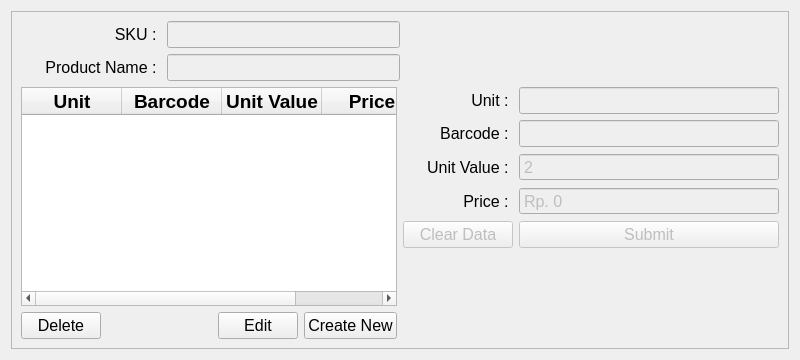
<?xml version="1.0" encoding="UTF-8"?>
<ui version="4.0">
 <class>Form</class>
 <widget class="QWidget" name="Form">
  <property name="geometry">
   <rect>
    <x>0</x>
    <y>0</y>
    <width>800</width>
    <height>360</height>
   </rect>
  </property>
  <property name="windowTitle">
   <string>Price Unit</string>
  </property>
  <layout class="QGridLayout" name="gridLayout_2">
   <item row="0" column="0">
    <widget class="QFrame" name="frame">
     <property name="frameShape">
      <enum>QFrame::StyledPanel</enum>
     </property>
     <property name="frameShadow">
      <enum>QFrame::Raised</enum>
     </property>
     <layout class="QGridLayout" name="gridLayout">
      <item row="0" column="0">
       <layout class="QVBoxLayout" name="verticalLayout_2">
        <item>
         <layout class="QHBoxLayout" name="horizontalLayout_2">
          <item>
           <layout class="QFormLayout" name="formLayout">
            <item row="0" column="0">
             <widget class="QLabel" name="sku_price_unit_label">
              <property name="minimumSize">
               <size>
                <width>140</width>
                <height>0</height>
               </size>
              </property>
              <property name="font">
               <font>
                <pointsize>12</pointsize>
               </font>
              </property>
              <property name="text">
               <string>SKU : </string>
              </property>
              <property name="alignment">
               <set>Qt::AlignRight|Qt::AlignTrailing|Qt::AlignVCenter</set>
              </property>
             </widget>
            </item>
            <item row="0" column="1">
             <widget class="QLineEdit" name="sku_price_unit_input">
              <property name="enabled">
               <bool>false</bool>
              </property>
              <property name="font">
               <font>
                <pointsize>12</pointsize>
               </font>
              </property>
             </widget>
            </item>
            <item row="1" column="0">
             <widget class="QLabel" name="product_name_price_unit_label">
              <property name="minimumSize">
               <size>
                <width>140</width>
                <height>0</height>
               </size>
              </property>
              <property name="font">
               <font>
                <pointsize>12</pointsize>
               </font>
              </property>
              <property name="text">
               <string>Product Name : </string>
              </property>
              <property name="alignment">
               <set>Qt::AlignRight|Qt::AlignTrailing|Qt::AlignVCenter</set>
              </property>
             </widget>
            </item>
            <item row="1" column="1">
             <widget class="QLineEdit" name="product_name_price_unit_input">
              <property name="enabled">
               <bool>false</bool>
              </property>
              <property name="font">
               <font>
                <pointsize>12</pointsize>
               </font>
              </property>
             </widget>
            </item>
           </layout>
          </item>
          <item>
           <spacer name="horizontalSpacer">
            <property name="orientation">
             <enum>Qt::Horizontal</enum>
            </property>
            <property name="sizeHint" stdset="0">
             <size>
              <width>40</width>
              <height>20</height>
             </size>
            </property>
           </spacer>
          </item>
         </layout>
        </item>
        <item>
         <layout class="QHBoxLayout" name="horizontalLayout">
          <item>
           <layout class="QVBoxLayout" name="verticalLayout">
            <item>
             <widget class="QTableWidget" name="price_unit_table">
              <column>
               <property name="text">
                <string>Unit</string>
               </property>
               <property name="font">
                <font>
                 <pointsize>14</pointsize>
                 <weight>75</weight>
                 <bold>true</bold>
                </font>
               </property>
               <property name="textAlignment">
                <set>AlignCenter</set>
               </property>
              </column>
              <column>
               <property name="text">
                <string>Barcode</string>
               </property>
               <property name="font">
                <font>
                 <pointsize>14</pointsize>
                 <weight>75</weight>
                 <bold>true</bold>
                </font>
               </property>
               <property name="textAlignment">
                <set>AlignCenter</set>
               </property>
              </column>
              <column>
               <property name="text">
                <string>Unit Value</string>
               </property>
               <property name="font">
                <font>
                 <pointsize>14</pointsize>
                 <weight>75</weight>
                 <bold>true</bold>
                </font>
               </property>
               <property name="textAlignment">
                <set>AlignCenter</set>
               </property>
              </column>
              <column>
               <property name="text">
                <string>Price</string>
               </property>
               <property name="font">
                <font>
                 <pointsize>14</pointsize>
                 <weight>75</weight>
                 <bold>true</bold>
                </font>
               </property>
               <property name="textAlignment">
                <set>AlignCenter</set>
               </property>
              </column>
             </widget>
            </item>
            <item>
             <layout class="QHBoxLayout" name="horizontalLayout_3">
              <item>
               <widget class="QPushButton" name="delete_price_unit_button">
                <property name="font">
                 <font>
                  <pointsize>12</pointsize>
                 </font>
                </property>
                <property name="text">
                 <string>Delete</string>
                </property>
               </widget>
              </item>
              <item>
               <spacer name="horizontalSpacer_2">
                <property name="orientation">
                 <enum>Qt::Horizontal</enum>
                </property>
                <property name="sizeHint" stdset="0">
                 <size>
                  <width>40</width>
                  <height>20</height>
                 </size>
                </property>
               </spacer>
              </item>
              <item>
               <widget class="QPushButton" name="edit_price_unit_button">
                <property name="font">
                 <font>
                  <pointsize>12</pointsize>
                 </font>
                </property>
                <property name="text">
                 <string>Edit</string>
                </property>
               </widget>
              </item>
              <item>
               <widget class="QPushButton" name="create_new_price_unit_button">
                <property name="font">
                 <font>
                  <pointsize>12</pointsize>
                 </font>
                </property>
                <property name="text">
                 <string>Create New</string>
                </property>
               </widget>
              </item>
             </layout>
            </item>
           </layout>
          </item>
          <item>
           <layout class="QFormLayout" name="formLayout_2">
            <item row="0" column="0">
             <widget class="QLabel" name="unit_price_unit_label">
              <property name="minimumSize">
               <size>
                <width>110</width>
                <height>0</height>
               </size>
              </property>
              <property name="font">
               <font>
                <pointsize>12</pointsize>
               </font>
              </property>
              <property name="text">
               <string>Unit : </string>
              </property>
              <property name="alignment">
               <set>Qt::AlignRight|Qt::AlignTrailing|Qt::AlignVCenter</set>
              </property>
             </widget>
            </item>
            <item row="0" column="1">
             <widget class="QLineEdit" name="unit_price_unit_input">
              <property name="enabled">
               <bool>false</bool>
              </property>
              <property name="font">
               <font>
                <pointsize>12</pointsize>
               </font>
              </property>
              <property name="clearButtonEnabled">
               <bool>true</bool>
              </property>
             </widget>
            </item>
            <item row="1" column="0">
             <widget class="QLabel" name="barcode_price_unit_label">
              <property name="minimumSize">
               <size>
                <width>110</width>
                <height>0</height>
               </size>
              </property>
              <property name="font">
               <font>
                <pointsize>12</pointsize>
               </font>
              </property>
              <property name="text">
               <string>Barcode : </string>
              </property>
              <property name="alignment">
               <set>Qt::AlignRight|Qt::AlignTrailing|Qt::AlignVCenter</set>
              </property>
             </widget>
            </item>
            <item row="1" column="1">
             <widget class="QLineEdit" name="barcode_price_unit_input">
              <property name="enabled">
               <bool>false</bool>
              </property>
              <property name="font">
               <font>
                <pointsize>12</pointsize>
               </font>
              </property>
              <property name="clearButtonEnabled">
               <bool>true</bool>
              </property>
             </widget>
            </item>
            <item row="3" column="0">
             <widget class="QLabel" name="unit_value_price_unit_label">
              <property name="minimumSize">
               <size>
                <width>110</width>
                <height>0</height>
               </size>
              </property>
              <property name="font">
               <font>
                <pointsize>12</pointsize>
               </font>
              </property>
              <property name="text">
               <string>Unit Value : </string>
              </property>
              <property name="alignment">
               <set>Qt::AlignRight|Qt::AlignTrailing|Qt::AlignVCenter</set>
              </property>
             </widget>
            </item>
            <item row="4" column="0">
             <widget class="QLabel" name="price_price_unit_label">
              <property name="minimumSize">
               <size>
                <width>110</width>
                <height>0</height>
               </size>
              </property>
              <property name="font">
               <font>
                <pointsize>12</pointsize>
               </font>
              </property>
              <property name="text">
               <string>Price : </string>
              </property>
              <property name="alignment">
               <set>Qt::AlignRight|Qt::AlignTrailing|Qt::AlignVCenter</set>
              </property>
             </widget>
            </item>
            <item row="5" column="0">
             <widget class="QPushButton" name="clear_data_price_unit_button">
              <property name="enabled">
               <bool>false</bool>
              </property>
              <property name="minimumSize">
               <size>
                <width>110</width>
                <height>0</height>
               </size>
              </property>
              <property name="font">
               <font>
                <pointsize>12</pointsize>
               </font>
              </property>
              <property name="text">
               <string>Clear Data</string>
              </property>
             </widget>
            </item>
            <item row="5" column="1">
             <widget class="QPushButton" name="submit_price_unit_button">
              <property name="enabled">
               <bool>false</bool>
              </property>
              <property name="font">
               <font>
                <pointsize>12</pointsize>
               </font>
              </property>
              <property name="text">
               <string>Submit</string>
              </property>
             </widget>
            </item>
            <item row="3" column="1">
             <widget class="QSpinBox" name="unit_value_price_unit_input">
              <property name="enabled">
               <bool>false</bool>
              </property>
              <property name="font">
               <font>
                <pointsize>12</pointsize>
               </font>
              </property>
              <property name="buttonSymbols">
               <enum>QAbstractSpinBox::NoButtons</enum>
              </property>
              <property name="minimum">
               <number>2</number>
              </property>
              <property name="maximum">
               <number>999999999</number>
              </property>
              <property name="value">
               <number>2</number>
              </property>
             </widget>
            </item>
            <item row="4" column="1">
             <widget class="QSpinBox" name="price_price_unit_input">
              <property name="enabled">
               <bool>false</bool>
              </property>
              <property name="font">
               <font>
                <pointsize>12</pointsize>
               </font>
              </property>
              <property name="buttonSymbols">
               <enum>QAbstractSpinBox::NoButtons</enum>
              </property>
              <property name="prefix">
               <string>Rp. </string>
              </property>
              <property name="minimum">
               <number>0</number>
              </property>
              <property name="maximum">
               <number>999999999</number>
              </property>
              <property name="value">
               <number>0</number>
              </property>
             </widget>
            </item>
           </layout>
          </item>
         </layout>
        </item>
       </layout>
      </item>
     </layout>
    </widget>
   </item>
  </layout>
 </widget>
 <resources/>
 <connections/>
</ui>
